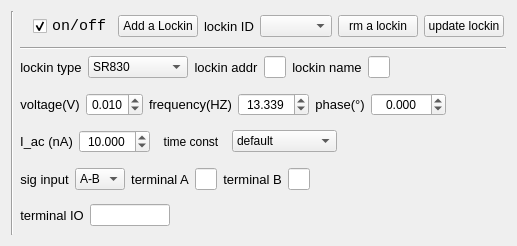
       <widget class="QWidget" name="measure_page">
        <property name="geometry">
         <rect>
          <x>0</x>
          <y>0</y>
          <width>517</width>
          <height>246</height>
         </rect>
        </property>
        <attribute name="label">
         <string>Lockin Measure</string>
        </attribute>
        <layout class="QGridLayout" name="gridLayout">
         <item row="0" column="0" rowspan="3">
          <widget class="Line" name="line_7">
           <property name="sizePolicy">
            <sizepolicy hsizetype="Fixed" vsizetype="Expanding">
             <horstretch>0</horstretch>
             <verstretch>0</verstretch>
            </sizepolicy>
           </property>
           <property name="orientation">
            <enum>Qt::Vertical</enum>
           </property>
          </widget>
         </item>
         <item row="0" column="1">
          <layout class="QHBoxLayout" name="horizontalLayout">
           <item>
            <widget class="QLabel" name="label_39">
             <property name="text">
              <string/>
             </property>
             <property name="pixmap">
              <pixmap resource="resources.qrc">:/icons_simple/my_icons/icons_simple/icons8-voltmeter-50.png</pixmap>
             </property>
             <property name="scaledContents">
              <bool>false</bool>
             </property>
             <property name="alignment">
              <set>Qt::AlignCenter</set>
             </property>
            </widget>
           </item>
           <item>
            <widget class="QCheckBox" name="lockin_switch_CheckBox">
             <property name="minimumSize">
              <size>
               <width>0</width>
               <height>30</height>
              </size>
             </property>
             <property name="font">
              <font>
               <family>Consolas</family>
               <pointsize>11</pointsize>
               <weight>50</weight>
               <bold>false</bold>
              </font>
             </property>
             <property name="text">
              <string>on/off</string>
             </property>
             <property name="shortcut">
              <string notr="true"/>
             </property>
             <property name="checked">
              <bool>true</bool>
             </property>
            </widget>
           </item>
           <item>
            <widget class="QPushButton" name="add_lockin_pushButton">
             <property name="font">
              <font>
               <family>Yu Gothic UI</family>
               <pointsize>9</pointsize>
               <weight>50</weight>
               <bold>false</bold>
              </font>
             </property>
             <property name="text">
              <string>Add a Lockin</string>
             </property>
             <property name="flat">
              <bool>false</bool>
             </property>
            </widget>
           </item>
           <item>
            <widget class="QLabel" name="label_38">
             <property name="font">
              <font>
               <family>Yu Gothic UI</family>
               <pointsize>10</pointsize>
               <weight>50</weight>
               <bold>false</bold>
              </font>
             </property>
             <property name="text">
              <string>lockin ID</string>
             </property>
             <property name="alignment">
              <set>Qt::AlignCenter</set>
             </property>
            </widget>
           </item>
           <item>
            <widget class="QComboBox" name="lockin_id_comboBox"/>
           </item>
           <item>
            <widget class="QPushButton" name="rm_lockin_pushButton">
             <property name="font">
              <font>
               <weight>50</weight>
               <bold>false</bold>
              </font>
             </property>
             <property name="text">
              <string>rm a lockin</string>
             </property>
            </widget>
           </item>
           <item>
            <widget class="QPushButton" name="update_lockin_pushButton">
             <property name="text">
              <string>update lockin</string>
             </property>
            </widget>
           </item>
           <item>
            <spacer name="horizontalSpacer">
             <property name="orientation">
              <enum>Qt::Horizontal</enum>
             </property>
             <property name="sizeHint" stdset="0">
              <size>
               <width>608</width>
               <height>20</height>
              </size>
             </property>
            </spacer>
           </item>
          </layout>
         </item>
         <item row="1" column="1">
          <widget class="Line" name="line_4">
           <property name="orientation">
            <enum>Qt::Horizontal</enum>
           </property>
          </widget>
         </item>
         <item row="2" column="1">
          <layout class="QVBoxLayout" name="verticalLayout_4">
           <item>
            <layout class="QHBoxLayout" name="horizontalLayout_2">
             <item>
              <widget class="QLabel" name="label_41">
               <property name="font">
                <font>
                 <family>Yu Gothic UI</family>
                 <pointsize>10</pointsize>
                 <weight>50</weight>
                 <bold>false</bold>
                </font>
               </property>
               <property name="text">
                <string>lockin type</string>
               </property>
               <property name="alignment">
                <set>Qt::AlignCenter</set>
               </property>
              </widget>
             </item>
             <item>
              <widget class="QComboBox" name="lockin_type_comboBox">
               <property name="minimumSize">
                <size>
                 <width>100</width>
                 <height>0</height>
                </size>
               </property>
               <property name="maximumSize">
                <size>
                 <width>150</width>
                 <height>16777215</height>
                </size>
               </property>
               <property name="font">
                <font>
                 <family>Yu Gothic UI</family>
                 <weight>50</weight>
                 <bold>false</bold>
                </font>
               </property>
               <item>
                <property name="text">
                 <string>SR830</string>
                </property>
               </item>
               <item>
                <property name="text">
                 <string>Ametek7270</string>
                </property>
               </item>
              </widget>
             </item>
             <item>
              <widget class="QLabel" name="label_40">
               <property name="font">
                <font>
                 <family>Yu Gothic UI</family>
                 <pointsize>10</pointsize>
                 <weight>50</weight>
                 <bold>false</bold>
                </font>
               </property>
               <property name="text">
                <string>lockin addr</string>
               </property>
               <property name="alignment">
                <set>Qt::AlignCenter</set>
               </property>
              </widget>
             </item>
             <item>
              <widget class="QLineEdit" name="lockin_addr_lineEdit">
               <property name="font">
                <font>
                 <family>Yu Gothic UI</family>
                 <weight>50</weight>
                 <bold>false</bold>
                </font>
               </property>
               <property name="text">
                <string/>
               </property>
              </widget>
             </item>
             <item>
              <widget class="QLabel" name="label_42">
               <property name="font">
                <font>
                 <family>Yu Gothic UI</family>
                 <pointsize>10</pointsize>
                 <weight>50</weight>
                 <bold>false</bold>
                </font>
               </property>
               <property name="text">
                <string>lockin name</string>
               </property>
               <property name="alignment">
                <set>Qt::AlignCenter</set>
               </property>
              </widget>
             </item>
             <item>
              <widget class="QLineEdit" name="lockin_name_lineEdit">
               <property name="font">
                <font>
                 <family>Yu Gothic UI</family>
                 <weight>50</weight>
                 <bold>false</bold>
                </font>
               </property>
               <property name="text">
                <string/>
               </property>
               <property name="alignment">
                <set>Qt::AlignCenter</set>
               </property>
              </widget>
             </item>
             <item>
              <spacer name="horizontalSpacer_2">
               <property name="orientation">
                <enum>Qt::Horizontal</enum>
               </property>
               <property name="sizeHint" stdset="0">
                <size>
                 <width>298</width>
                 <height>20</height>
                </size>
               </property>
              </spacer>
             </item>
            </layout>
           </item>
           <item>
            <spacer name="verticalSpacer_5">
             <property name="orientation">
              <enum>Qt::Vertical</enum>
             </property>
             <property name="sizeHint" stdset="0">
              <size>
               <width>20</width>
               <height>40</height>
              </size>
             </property>
            </spacer>
           </item>
           <item>
            <layout class="QHBoxLayout" name="horizontalLayout_3">
             <item>
              <widget class="QLabel" name="label_43">
               <property name="font">
                <font>
                 <family>Yu Gothic UI</family>
                 <pointsize>10</pointsize>
                 <weight>50</weight>
                 <bold>false</bold>
                </font>
               </property>
               <property name="text">
                <string>voltage(V)</string>
               </property>
               <property name="alignment">
                <set>Qt::AlignCenter</set>
               </property>
              </widget>
             </item>
             <item>
              <widget class="QDoubleSpinBox" name="lockin_voltage_doubleSpinBox">
               <property name="font">
                <font>
                 <family>Yu Gothic UI</family>
                 <weight>50</weight>
                 <bold>false</bold>
                </font>
               </property>
               <property name="alignment">
                <set>Qt::AlignCenter</set>
               </property>
               <property name="decimals">
                <number>3</number>
               </property>
               <property name="maximum">
                <double>5.000000000000000</double>
               </property>
               <property name="singleStep">
                <double>0.010000000000000</double>
               </property>
               <property name="value">
                <double>0.010000000000000</double>
               </property>
              </widget>
             </item>
             <item>
              <widget class="QLabel" name="label_44">
               <property name="font">
                <font>
                 <family>Yu Gothic UI</family>
                 <pointsize>10</pointsize>
                 <weight>50</weight>
                 <bold>false</bold>
                </font>
               </property>
               <property name="text">
                <string>frequency(HZ)</string>
               </property>
               <property name="alignment">
                <set>Qt::AlignCenter</set>
               </property>
              </widget>
             </item>
             <item>
              <widget class="QDoubleSpinBox" name="lockin_frequency_doubleSpinBox">
               <property name="font">
                <font>
                 <family>Yu Gothic UI</family>
                 <weight>50</weight>
                 <bold>false</bold>
                </font>
               </property>
               <property name="alignment">
                <set>Qt::AlignCenter</set>
               </property>
               <property name="decimals">
                <number>3</number>
               </property>
               <property name="maximum">
                <double>100.000000000000000</double>
               </property>
               <property name="singleStep">
                <double>0.100000000000000</double>
               </property>
               <property name="value">
                <double>13.339000000000000</double>
               </property>
              </widget>
             </item>
             <item>
              <widget class="QLabel" name="label_45">
               <property name="font">
                <font>
                 <family>Yu Gothic UI</family>
                 <pointsize>10</pointsize>
                 <weight>50</weight>
                 <bold>false</bold>
                </font>
               </property>
               <property name="text">
                <string>phase(°)</string>
               </property>
               <property name="alignment">
                <set>Qt::AlignCenter</set>
               </property>
              </widget>
             </item>
             <item>
              <widget class="QDoubleSpinBox" name="lockin_phase_doubleSpinBox">
               <property name="font">
                <font>
                 <family>Yu Gothic UI</family>
                 <weight>50</weight>
                 <bold>false</bold>
                </font>
               </property>
               <property name="alignment">
                <set>Qt::AlignCenter</set>
               </property>
               <property name="decimals">
                <number>3</number>
               </property>
               <property name="minimum">
                <double>-180.000000000000000</double>
               </property>
               <property name="maximum">
                <double>180.000000000000000</double>
               </property>
               <property name="singleStep">
                <double>0.100000000000000</double>
               </property>
               <property name="value">
                <double>0.000000000000000</double>
               </property>
              </widget>
             </item>
             <item>
              <spacer name="horizontalSpacer_3">
               <property name="orientation">
                <enum>Qt::Horizontal</enum>
               </property>
               <property name="sizeHint" stdset="0">
                <size>
                 <width>298</width>
                 <height>20</height>
                </size>
               </property>
              </spacer>
             </item>
            </layout>
           </item>
           <item>
            <spacer name="verticalSpacer_13">
             <property name="orientation">
              <enum>Qt::Vertical</enum>
             </property>
             <property name="sizeHint" stdset="0">
              <size>
               <width>18</width>
               <height>40</height>
              </size>
             </property>
            </spacer>
           </item>
           <item>
            <layout class="QHBoxLayout" name="horizontalLayout_23">
             <item alignment="Qt::AlignHCenter">
              <widget class="QLabel" name="label_46">
               <property name="font">
                <font>
                 <family>Yu Gothic UI</family>
                 <pointsize>10</pointsize>
                 <weight>50</weight>
                 <bold>false</bold>
                </font>
               </property>
               <property name="text">
                <string>I_ac (nA)</string>
               </property>
               <property name="alignment">
                <set>Qt::AlignCenter</set>
               </property>
              </widget>
             </item>
             <item alignment="Qt::AlignHCenter">
              <widget class="QDoubleSpinBox" name="lockin_iac_doubleSpinBox">
               <property name="font">
                <font>
                 <family>Yu Gothic UI</family>
                 <weight>50</weight>
                 <bold>false</bold>
                </font>
               </property>
               <property name="alignment">
                <set>Qt::AlignCenter</set>
               </property>
               <property name="decimals">
                <number>3</number>
               </property>
               <property name="minimum">
                <double>0.000000000000000</double>
               </property>
               <property name="maximum">
                <double>500.000000000000000</double>
               </property>
               <property name="singleStep">
                <double>0.100000000000000</double>
               </property>
               <property name="value">
                <double>10.000000000000000</double>
               </property>
              </widget>
             </item>
             <item>
              <widget class="QLabel" name="label_55">
               <property name="minimumSize">
                <size>
                 <width>70</width>
                 <height>0</height>
                </size>
               </property>
               <property name="maximumSize">
                <size>
                 <width>75</width>
                 <height>16777215</height>
                </size>
               </property>
               <property name="font">
                <font>
                 <weight>50</weight>
                 <bold>false</bold>
                </font>
               </property>
               <property name="text">
                <string>time const</string>
               </property>
               <property name="alignment">
                <set>Qt::AlignCenter</set>
               </property>
              </widget>
             </item>
             <item>
              <widget class="QComboBox" name="lockin_time_const_comboBox">
               <property name="minimumSize">
                <size>
                 <width>105</width>
                 <height>0</height>
                </size>
               </property>
               <property name="maximumSize">
                <size>
                 <width>105</width>
                 <height>16777215</height>
                </size>
               </property>
               <property name="font">
                <font>
                 <family>Yu Gothic UI</family>
                 <weight>50</weight>
                 <bold>false</bold>
                </font>
               </property>
               <item>
                <property name="text">
                 <string>default</string>
                </property>
               </item>
               <item>
                <property name="text">
                 <string>fast(0.2s)</string>
                </property>
               </item>
               <item>
                <property name="text">
                 <string>medium(0.5s)</string>
                </property>
               </item>
               <item>
                <property name="text">
                 <string>slow(1.0s)</string>
                </property>
               </item>
              </widget>
             </item>
             <item>
              <spacer name="horizontalSpacer_23">
               <property name="orientation">
                <enum>Qt::Horizontal</enum>
               </property>
               <property name="sizeHint" stdset="0">
                <size>
                 <width>40</width>
                 <height>20</height>
                </size>
               </property>
              </spacer>
             </item>
            </layout>
           </item>
           <item>
            <spacer name="verticalSpacer_4">
             <property name="orientation">
              <enum>Qt::Vertical</enum>
             </property>
             <property name="sizeHint" stdset="0">
              <size>
               <width>20</width>
               <height>40</height>
              </size>
             </property>
            </spacer>
           </item>
           <item>
            <layout class="QHBoxLayout" name="horizontalLayout_4">
             <item>
              <widget class="QLabel" name="label_47">
               <property name="font">
                <font>
                 <family>Yu Gothic UI</family>
                 <pointsize>10</pointsize>
                 <weight>50</weight>
                 <bold>false</bold>
                </font>
               </property>
               <property name="text">
                <string>sig input</string>
               </property>
               <property name="alignment">
                <set>Qt::AlignCenter</set>
               </property>
              </widget>
             </item>
             <item>
              <widget class="QComboBox" name="lockin_sig_comboBox">
               <property name="maximumSize">
                <size>
                 <width>50</width>
                 <height>16777215</height>
                </size>
               </property>
               <property name="font">
                <font>
                 <family>Yu Gothic UI</family>
                 <weight>50</weight>
                 <bold>false</bold>
                </font>
               </property>
               <item>
                <property name="text">
                 <string>A-B</string>
                </property>
               </item>
               <item>
                <property name="text">
                 <string>A</string>
                </property>
               </item>
              </widget>
             </item>
             <item>
              <widget class="QLabel" name="label_49">
               <property name="font">
                <font>
                 <family>Yu Gothic UI</family>
                 <pointsize>10</pointsize>
                 <weight>50</weight>
                 <bold>false</bold>
                </font>
               </property>
               <property name="text">
                <string>terminal A</string>
               </property>
               <property name="alignment">
                <set>Qt::AlignCenter</set>
               </property>
              </widget>
             </item>
             <item>
              <widget class="QLineEdit" name="lockin_terminal_A_lineEdit">
               <property name="maximumSize">
                <size>
                 <width>50</width>
                 <height>16777215</height>
                </size>
               </property>
               <property name="font">
                <font>
                 <family>Yu Gothic UI</family>
                 <weight>50</weight>
                 <bold>false</bold>
                </font>
               </property>
               <property name="text">
                <string/>
               </property>
               <property name="alignment">
                <set>Qt::AlignCenter</set>
               </property>
              </widget>
             </item>
             <item>
              <widget class="QLabel" name="label_50">
               <property name="font">
                <font>
                 <family>Yu Gothic UI</family>
                 <pointsize>10</pointsize>
                 <weight>50</weight>
                 <bold>false</bold>
                </font>
               </property>
               <property name="text">
                <string>terminal B</string>
               </property>
               <property name="alignment">
                <set>Qt::AlignCenter</set>
               </property>
              </widget>
             </item>
             <item>
              <widget class="QLineEdit" name="lockin_terminal_B_lineEdit">
               <property name="maximumSize">
                <size>
                 <width>50</width>
                 <height>16777215</height>
                </size>
               </property>
               <property name="font">
                <font>
                 <family>Yu Gothic UI</family>
                 <weight>50</weight>
                 <bold>false</bold>
                </font>
               </property>
               <property name="text">
                <string/>
               </property>
               <property name="alignment">
                <set>Qt::AlignCenter</set>
               </property>
              </widget>
             </item>
             <item>
              <spacer name="horizontalSpacer_4">
               <property name="orientation">
                <enum>Qt::Horizontal</enum>
               </property>
               <property name="sizeHint" stdset="0">
                <size>
                 <width>298</width>
                 <height>20</height>
                </size>
               </property>
              </spacer>
             </item>
            </layout>
           </item>
           <item>
            <spacer name="verticalSpacer_3">
             <property name="orientation">
              <enum>Qt::Vertical</enum>
             </property>
             <property name="sizeHint" stdset="0">
              <size>
               <width>20</width>
               <height>40</height>
              </size>
             </property>
            </spacer>
           </item>
           <item>
            <layout class="QHBoxLayout" name="horizontalLayout_5">
             <item>
              <widget class="QLabel" name="label_48">
               <property name="font">
                <font>
                 <family>Yu Gothic UI</family>
                 <pointsize>10</pointsize>
                 <weight>50</weight>
                 <bold>false</bold>
                </font>
               </property>
               <property name="text">
                <string>terminal IO</string>
               </property>
               <property name="alignment">
                <set>Qt::AlignCenter</set>
               </property>
              </widget>
             </item>
             <item>
              <widget class="QLineEdit" name="lockin_terminal_IO_lineEdit">
               <property name="maximumSize">
                <size>
                 <width>80</width>
                 <height>16777215</height>
                </size>
               </property>
               <property name="font">
                <font>
                 <family>Yu Gothic UI</family>
                 <weight>50</weight>
                 <bold>false</bold>
                </font>
               </property>
               <property name="text">
                <string/>
               </property>
               <property name="alignment">
                <set>Qt::AlignCenter</set>
               </property>
              </widget>
             </item>
             <item>
              <spacer name="horizontalSpacer_5">
               <property name="orientation">
                <enum>Qt::Horizontal</enum>
               </property>
               <property name="sizeHint" stdset="0">
                <size>
                 <width>298</width>
                 <height>20</height>
                </size>
               </property>
              </spacer>
             </item>
            </layout>
           </item>
           <item>
            <spacer name="verticalSpacer">
             <property name="orientation">
              <enum>Qt::Vertical</enum>
             </property>
             <property name="sizeHint" stdset="0">
              <size>
               <width>20</width>
               <height>40</height>
              </size>
             </property>
            </spacer>
           </item>
          </layout>
         </item>
        </layout>
       </widget>
